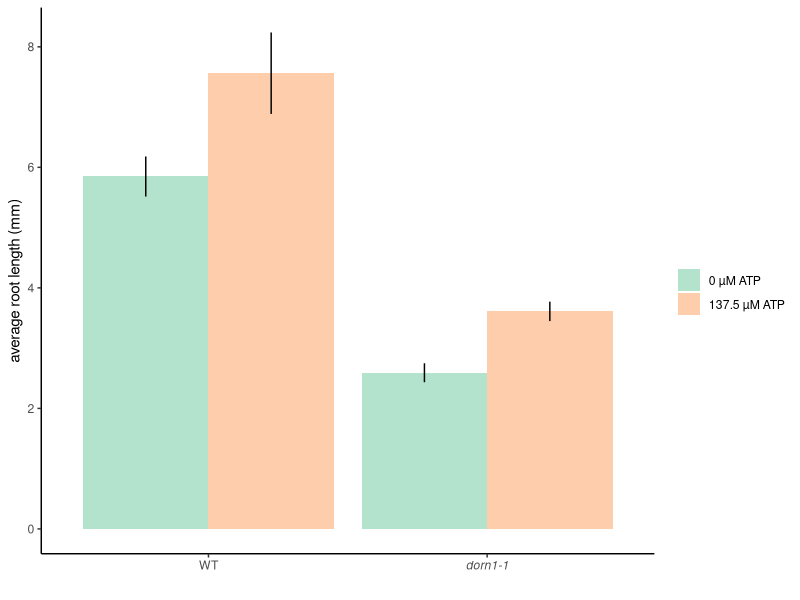
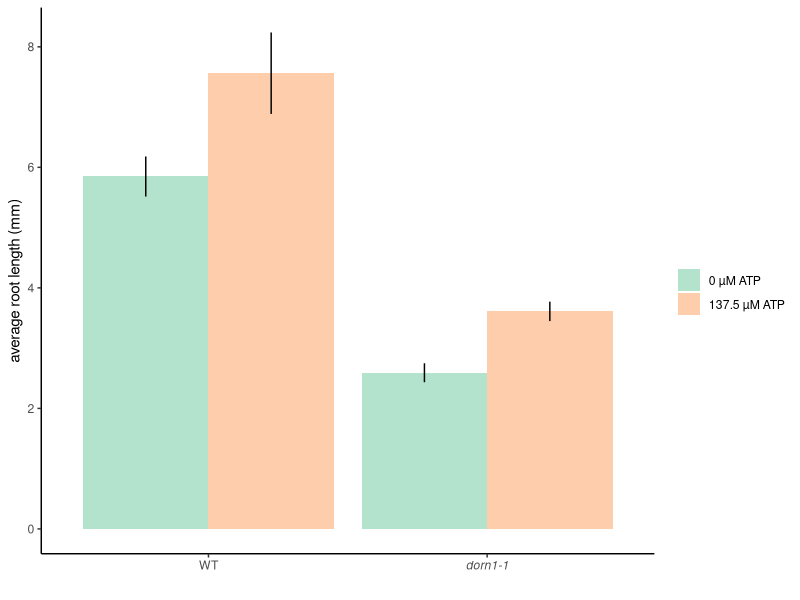

Source code (R) for these figures, in order:
## ---- chunk 1
knitr::opts_chunk$set(echo = TRUE)
library(tidyverse)
library(ggpubr)
library(dplyr)
library(ggplot2)
library(vegan)
library(RColorBrewer)
theme_set(theme_classic()) # Set the theme

setwd("C:/Users/Marcela Morassi/Documents/Github/ClarkLab")


exp5_m <- read.csv("data_exp5_m.csv")
## ---- chunk 2
#turning data discrete
exp5_m <- exp5_m %>% 
  mutate(ATP_conc = as.character(ATP_conc)) %>% 
  filter(day==7, root>0) %>% 
  mutate(genotype = factor(genotype, levels = c("WT", "KO")))


#SE
exp5_m_SE <- exp5_m %>% 
  group_by(genotype, ATP_conc) %>% 
  summarise(mean_root = mean(root), se = sd(root)  / sqrt(n()))
## ---- chunk 3
#Marcela final root length
#WT control vs. 137.5
t.test(root ~ ATP_conc, genotype=="WT", data = exp5_m, var.equal=FALSE, conf.level=0.95)
#KO control vs. 137.5
t.test(root ~ ATP_conc, genotype=="KO", data = exp5_m, var.equal=FALSE, conf.level=0.95)
#WT v KO control
t.test(root ~ genotype, ATP_conc == "0", data = exp5_m, var.equal=FALSE, conf.level=0.95)

exp5_m %>% 
  select(root, ATP_conc, genotype) %>% 
  filter(ATP_conc=="0", genotype == "KO") %>% 
  summary()


## ---- chunk 4


##Final root length
#Marcela
ggplot(exp5_m_SE, aes(x = genotype, y = mean_root, fill = ATP_conc, group = factor (ATP_conc)), col=palette) +
  geom_col(stat="identity", position = position_dodge())+
  xlab("")+ylab("average root length (mm)")+
  scale_x_discrete(labels = c("WT", expression(italic("dorn1-1"))))+
  geom_linerange( aes(ymin = mean_root - se, ymax = mean_root + se),  width=.2,
                  position=position_dodge(.9))+
  scale_fill_brewer(palette = "Pastel2", name = "", labels=c("0 µM ATP", "137.5 µM ATP"))
ggsave("exp5_m_finalgrowth.png")
